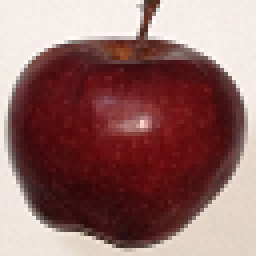
%> input picture Pictures/Training/Apple/Test_Apple_7.jpg, 64 x 64 px (shown 4 times larger)
$ octave noiseRemoval.m   (GNU Octave 9; MATLAB toolbox functions it lacks are replaced by stand-ins)
%> lines starting %> are read from the running program, lines starting %| are printed output that depends on the picture
A = imread('C:\Anirudh Mundra\B.E.ing Project\Final Project\Pictures\Training\Apple/Test_Apple_7.jpg');
%> A is the input picture: size 64x64x3 uint8; mean R, G, B 146.7, 106.3, 103.6
A = rgb2gray(A);
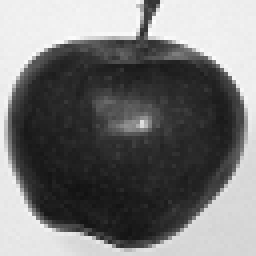
%> A: size 64x64 uint8 (shown 4 times larger); min 18, max 254, mean 118.1
[rows,cols] = size(A);
%> rows = 64; cols = 64
for i = 2:rows-1
    for j = 2:cols-1
        B(i,j) = double(A(i-1,j-1)+A(i,j-1)+A(i+1,j-1)+A(i-1,j)+A(i,j)+A(i+1,j)+A(i-1,j+1)+A(i,j+1)+A(i+1,j+1))/9;
    end
end
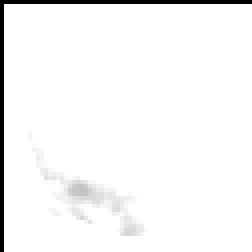
%> B: size 63x63 double (shown 4 times larger); min 0, max 28.33, mean 27.3; drawn with min black and max white
imshow(A);
